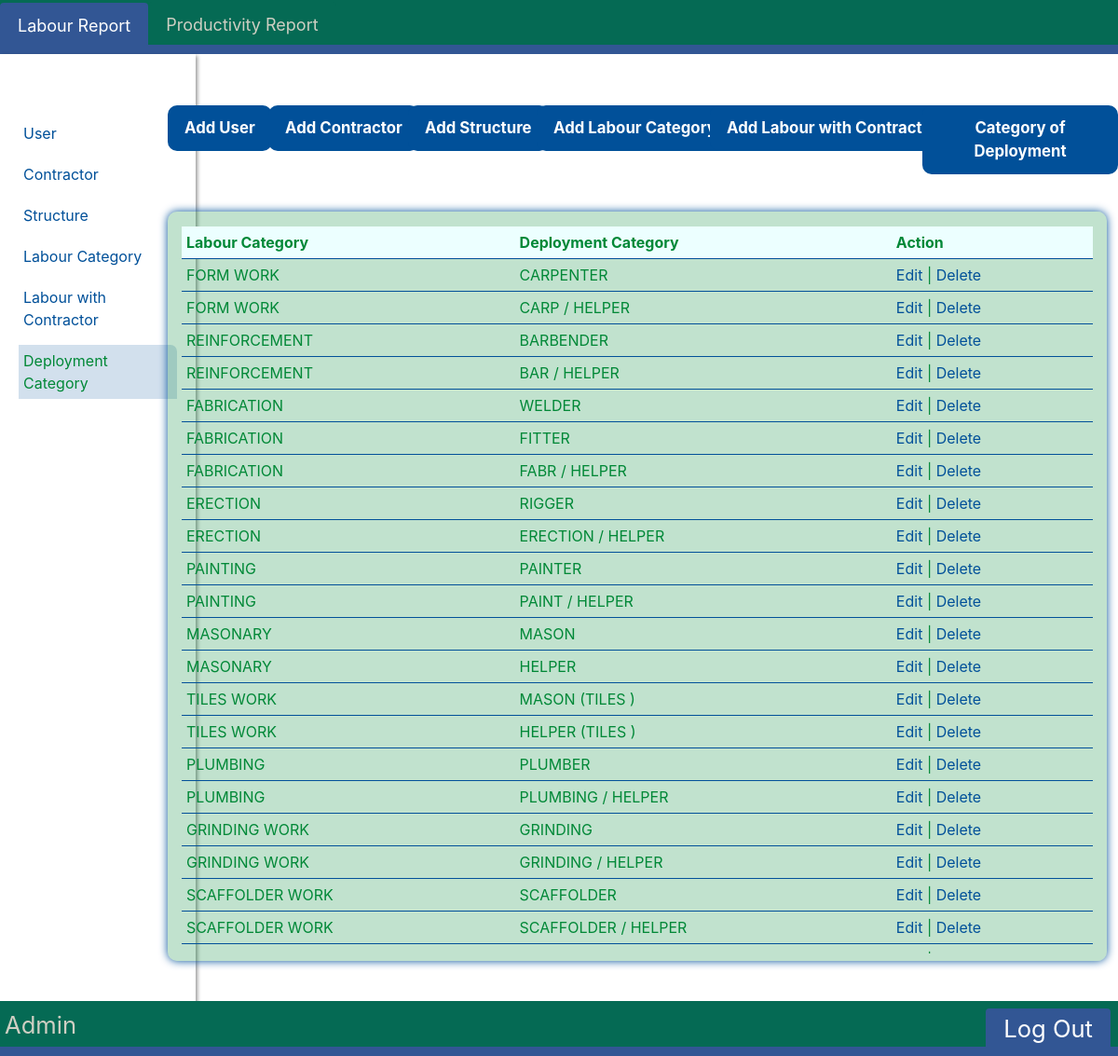
The app's page /ShowActivity/ (signed in) with its own data.
### LabourReport/models.py (models this page shows, shortened)
class AddLabour(models.Model):
    LabourCategory=models.CharField(max_length=200, null=True)
    def __str__(self):
        return self.LabourCategory

class CategoryOfDeployment(models.Model):
    ActivityName=models.ForeignKey(AddLabour,on_delete=models.CASCADE,null=True)
    CategoryName=models.CharField(max_length=200, null=True)

### LabourReport/decorators.py (the view)
        def wrapper_func(request, *args, **kwargs):
            group = None
            if request.user.groups.exists():
                group = request.user.groups.all()[0].name
            if group in allowed_roles:
                return view_func(request, *args, **kwargs)
            else:
                return HttpResponse('You are not authorized to view this page')

### LabourReport/views.py (called while the page is built)
@login_required(login_url='Login')
@allowed_users(allowed_roles=['Admin'])
def ShowActivity(request):
    data = CategoryOfDeployment.objects.all().order_by('ActivityName')
    df = pd.DataFrame(columns=['CategoryName','ActivityName','id'])
    for i in data:
        df.loc[len(df)] = {'CategoryName':i.CategoryName,'ActivityName':i.ActivityName,'id':i.id}
    return render(request,'LabourReport/Admin/ShowActivity.html',{'data':df})

### LabourReport/templates/LabourReport/Admin/ShowActivity.html (shortened to what this page needs)
{% extends 'LabourReport/NavbarLR.html' %}
{% load static %}
{% block css %}
<link rel="stylesheet" href="{% static '/css/Admin/Admin.css' %}">
{% endblock %}
{% block content %}
  <div class="sidebar">
        <br><br>
        <a href="{% url 'HomeAdmin' %}" >User</a>
        <a href="{% url 'Contractor' %}" >Contractor</a>
        <a href="{% url 'ShowStructure' %}" >Structure</a>
        <a href="{% url 'ShowLabours' %}" >Labour Category</a>
        <a href="{% url 'ShowLabourOfContractor' %}" >Labour with Contractor</a>
        <a href="{% url 'ShowActivity' %}" class="sidebar-item active" >Deployment Category</a>
  </div>
    <a href="{% url 'AddUser' %}" class="addSE">Add User</a>
    <a href="{% url 'AddContractor' %}" class="addCatDeploy">Add Contractor</a>
    <a href="{% url 'AddStructure' %}" class="addCont">Add Structure</a>
    <a href="{% url 'AddLabours' %}" class="reset">Add Labour Category</a>
    <a href="{% url 'LabourOfContractor' %}" class="LabToCont">Add Labour with Contractor</a>
    <a href="{% url 'AddActivity' %}" class="addCat">Category of Deployment</a>
    <div id="DataDisplay" >
      <div id="data">
        <table>
          <tr style="position: sticky; width:100%;top:0%;background-color: rgb(236, 255, 255);">
            <th>Labour Category</th>
            <th>Deployment Category</th>
            <th>Action</th>
          </tr>
          {% for i in data.itertuples %}
          <tr>
            <td>{{i.ActivityName}}</td>
            <td>{{i.CategoryName}}</td>
            <td><a href="{% url 'EditActivity' i.id %}">Edit</a> | <a onclick="Delete()" href="{% url 'DeleteUser' i.id %}">Delete</a></td>
          </tr>
          {% endfor %}
        </table>
      </div>
    </div>
{% endblock %}

### LabourReport/templates/LabourReport/NavbarLR.html (shortened to what this page needs)
{% load static %}
<!DOCTYPE html>
<html>
    <head>
        <link rel="stylesheet" href="https://cdn.jsdelivr.net/npm/bootstrap@4.0.0/dist/css/bootstrap.min.css">
        {% block css %}
        {% endblock %}
    </head>
  <body>
    <div style="display: block;">
    <ul class="nav nav-tabs">
        <li class="nav-item">
          {% block LRLink %}<a class="nav-link active" href="{% url 'HomeAdmin' %}">Labour Report</a>{% endblock %}
        </li>
        <li class="nav-item">
          {% block PRLink %}<a class="nav-link" href="{% url 'HomeAdminProRepo' %}">Productivity Report</a>{% endblock %}
        </li>
    </ul>
</div>
    {% block content %}
    {% endblock %}
    {% block content2 %}
    <div style="z-index: 1;" id="footer"><p id="name">{{request.user}}</p>
    {% endblock %}
    {% block bkbtn %}<a href="{% url 'Logout' %}" class="back">Log Out</a>{% endblock %}</div>
  </body>
</html>

### static/css/Admin/Admin.css (style rules this page uses)
.addSE { display: block; background: #a8a8a8; padding: 6% 5% 6% 5%; font-size: 100%; text-align: center; font-weight: bold; line-height: 25px; position: absolute; border-radius: 5%; color: #ffffff; background-color: #a8a8a8; top: 25%; left: 35%; }
.addCont { display: block; background: #a8a8a8; padding: 6% 5% 6% 5%; font-size: 100%; text-align: center; font-weight: bold; line-height: 25px; position: absolute; border-radius: 5%; color: #ffffff; background-color: #a8a8a8; top: 40%; left: 28%; }
.reset { display: block; background: #a8a8a8; padding: 6% 6% 6% 6%; font-size: 100%; text-align: center; font-weight: bold; line-height: 25px; position: absolute; border-radius: 5%; color: #ffffff; background-color: #a8a8a8; top: 70%; left: 21%; }
.addCat { display: block; background: #a8a8a8; padding: 6% 5% 6% 5%; font-size: 100%; text-align: center; font-weight: bold; line-height: 25px; position: absolute; border-radius: 5%; color: #ffffff; background-color: #a8a8a8; top: 55%; left: 22.5%; }
@media only screen and (min-width: 600px) { #DataDisplay { position: absolute; top: 20%; left: 15%; width: 84%; height: 71%; background-color: #0088363e; border-radius: 10px; box-shadow: 0 0 10px 0 #015099; } }
@media only screen and (min-width: 600px) { .addSE { display: block; padding: 1% 1.5%; font-size: 105%; text-align: center; font-weight: bold; line-height: 25px; position: absolute; border-radius: 10px; color: #ffffff; background-color: #015099; top: 10%; left: 15%; animation: zoomout 0.7s forwards ; } }
@media only screen and (min-width: 600px) { .addCatDeploy { display: block; padding: 1% 1.5%; font-size: 105%; text-align: center; font-weight: bold; line-height: 25px; position: absolute; border-radius: 10px; color: #ffffff; background-color: #015099; top: 10%; left: 24%; animation: zoomout 0.7s forwards ; } }
@media only screen and (min-width: 600px) { .LabToCont { display: block; padding: 1% 1.5%; font-size: 105%; text-align: center; font-weight: bold; line-height: 25px; position: absolute; border-radius: 10px; color: #ffffff; background-color: #015099; top: 10%; left: 63.5%; animation: zoomout 0.7s forwards ; } }
@media only screen and (min-width: 600px) { .addCont { display: block; padding: 1% 1.5%; font-size: 105%; text-align: center; font-weight: bold; line-height: 25px; position: absolute; border-radius: 10px; color: #ffffff; background-color: #015099; top: 10%; left: 36.5%; animation: zoomout 0.7s forwards ; } }
@media only screen and (min-width: 600px) { .reset { display: block; padding: 1% 1.5%; font-size: 105%; text-align: center; font-weight: bold; line-height: 25px; position: absolute; border-radius: 10px; color: #ffffff; background-color: #015099; top: 10%; left: 48%; animation: zoomout 0.7s forwards ; } }
@media only screen and (min-width: 600px) { .addCat { display: block; padding: 1% 1.5%; font-size: 105%; text-align: center; font-weight: bold; line-height: 25px; position: absolute; border-radius: 10px; color: #ffffff; background-color: #015099; top: 10%; left: 82.5%; animation: zoomout 0.7s forwards ; } }

### LabourReport/templates/LabourReport/NavbarLR.html (style rules this page uses)
.nav.nav-tabs { background-color: #056A54; font-size: large; border-bottom:10px solid #325694; width: 100%; }
.nav-tabs .nav-link { border: 0px; }
.nav-tabs .nav-link.active { margin-top: 0.2%; background-color: #325694; color: white; border-top: 3px solid #325694; border-left: 3px solid #325694; border-right: 3px solid #325694; border-bottom: 0px; }
.nav-item { margin-top: 0.2%; }
.nav-tabs .nav-link { color: #CFCFC3; background-color: #056A54; border: 3px solid #056A54; border-top: 3px solid #056A54; border-left: 3px solid #056A54; border-right: 3px solid #056A54; border-bottom: 0px; }
#footer { background-color: #056A54; font-size: 160%; border-bottom:10px solid #325694; overflow: hidden; position: fixed; bottom: 0px; width: 100%; }
#name { color: #CFCFC3; float: left; padding-left: 5px; padding-top: 7px; margin-bottom: 0px; }
.back { float: right; border: 0px; color: #ffffff; background-color: #325694; border-top: 3px solid #325694; border-left: 3px solid #325694; border-right: 3px solid #325694; border-bottom: 0px; border-radius: 0.25rem 0.25rem 0px 0px; margin-top: 8px; margin-right: 8px; padding: 0rem 1rem; }
@media only screen and (min-width: 600px) { .nav.nav-tabs { width: 100%; } }

### records on screen
AddLabour: ActivityName "FORM WORK", CategoryName "CARPENTER", CategoryName "CARP / HELPER"
AddLabour: ActivityName "REINFORCEMENT", CategoryName "BARBENDER", CategoryName "BAR / HELPER"
AddLabour: ActivityName "FABRICATION", CategoryName "WELDER", CategoryName "FITTER", CategoryName "FABR / HELPER"
AddLabour: ActivityName "ERECTION", CategoryName "RIGGER", CategoryName "ERECTION / HELPER"
AddLabour: ActivityName "PAINTING", CategoryName "PAINTER", CategoryName "PAINT / HELPER"
AddLabour: ActivityName "MASONARY", CategoryName "MASON", CategoryName "HELPER"
AddLabour: ActivityName "TILES WORK", CategoryName "MASON (TILES )", CategoryName "HELPER (TILES )"
AddLabour: ActivityName "PLUMBING", CategoryName "PLUMBER", CategoryName "PLUMBING / HELPER"
AddLabour: ActivityName "GRINDING WORK", CategoryName "GRINDING", CategoryName "GRINDING / HELPER"
AddLabour: ActivityName "SCAFFOLDER WORK", CategoryName "SCAFFOLDER", CategoryName "SCAFFOLDER / HELPER"

### other values on screen
{{ request.user }} "Admin"
